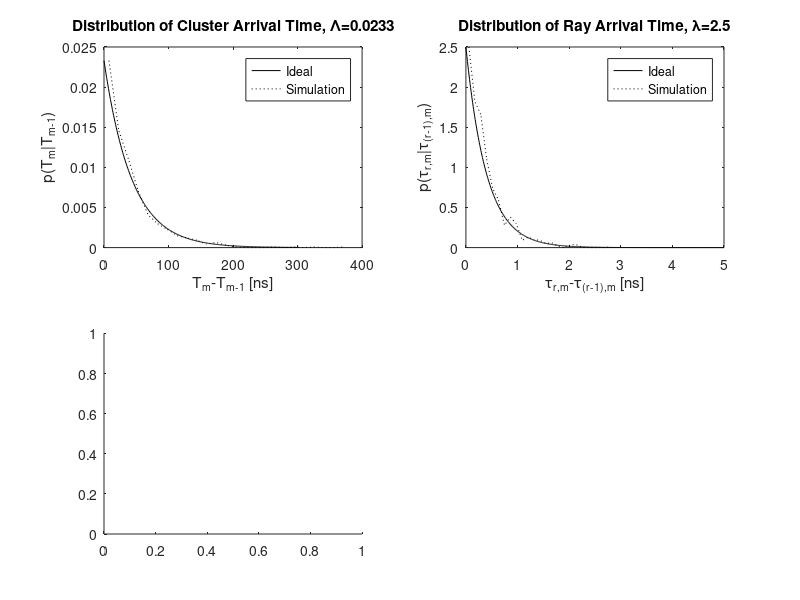

The MATLAB script that drew this image: (Note: this script raises an error after producing the figure.)
% plot_SV_model_ct.m

%MIMO-OFDM Wireless Communications with MATLAB㈢   Yong Soo Cho, Jaekwon Kim, Won Young Yang and Chung G. Kang
%2010 John Wiley & Sons (Asia) Pte Ltd

clear, close all
b002=1; % Power of 1st ray of 1st cluster 
N=1000 ; % Number of channels
Lam=0.0233; lambda=2.5;
Gam=7.4; gamma=4.3;
sigma_x=3; % Standard deviation of log-normal shadowing
subplot(221)
t1=0:300; p_cluster=Lam*exp(-Lam*t1); % ideal exponential pdf
h_cluster=exprnd(1/Lam,1,N);                                                 % # of random number are generated
[n_cluster x_cluster]=hist(h_cluster,25); % gets distribution
plot(t1,p_cluster,'k'), hold on
plot(x_cluster,n_cluster*p_cluster(1)/n_cluster(1),'k:');%plotting 
legend('Ideal','Simulation')
title(['Distribution of Cluster Arrival Time, \Lambda=', num2str(Lam)])
xlabel('T_m-T_{m-1} [ns]'), ylabel('p(T_m|T_{m-1})')
subplot(222)
t2=0:0.01:5; p_ray=lambda*exp(-lambda*t2); % ideal exponential pdf
h_ray=exprnd(1/lambda,1,1000); % # of random number are generated
[n_ray,x_ray]=hist(h_ray,25); % gets distribution
plot(t2,p_ray,'k'), hold on
plot(x_ray,n_ray*p_ray(1)/n_ray(1),'k:');   % plotting graph
legend('Ideal','Simulation')
title(['Distribution of Ray Arrival Time, \lambda=', num2str(lambda)])
xlabel('\tau_{r,m}-\tau_{(r-1),m} [ns]')
ylabel('p(\tau_{r,m}|\tau_{(r-1),m})')
subplot(223)
[h,t,t0,np]= SV_model_ct(Lam,lambda,Gam,gamma,N,b002,sigma_x);
stem(t(1:np(1),1),abs(h(1:np(1),1)),'ko');
title('Generated Channel Impulse Response')
xlabel('delay[ns]'), ylabel('Magnitude')
subplot(224)
X=10.^(sigma_x*randn(1,N)./20);
[temp,x]=hist(20*log10(X),25);
plot(x,temp,'k-'), axis([-10 10 0 120])
title(['Log-normal Distribution, \sigma_X=',num2str(sigma_x),'dB'])
xlabel('20*log10(X)[dB]'), ylabel('Occasion')
